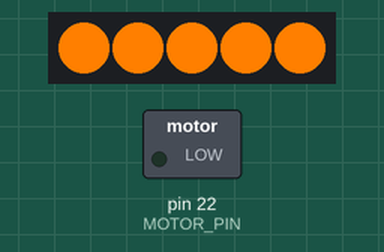
A sketch run on a simulated Arduino Mega 2560, built with avr-gcc and run on an emulated ATmega2560. Shown: 5 RGB LEDs in strip order, left to right, switched loads named in the sketch (green lamp = pin HIGH). What the sketch prints to the serial monitor is not drawn.

Above: at 0.1 s.
At 1.1 s:
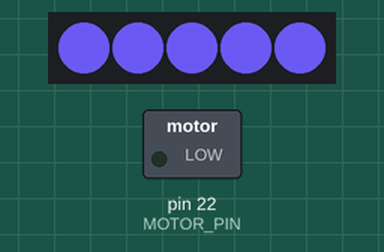
Timing chart, 0 to 130.0 s (numbered marks = the images above):
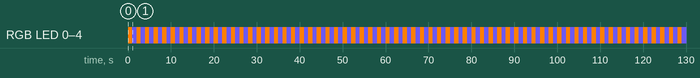

Measured:
- by itself, RGB LED 0–4: alternates RGB(255, 127, 0) for 1.0 s and RGB(96, 80, 220) for 1.0 s

The sketch:

Task3.ino
```cpp
/*BEE,Task 3 : Change the color of the bionic flower */

/*Library*/
#include <Arduino.h>
// LED's library
#include<FastLED.h>

/*GPIO*/
//Vibrating motor pin
#define MOTOR_PIN 22
//Hall sensor pin
#define HALL_PIN 21
//LED pin
#define LED_PIN 16

/*Variable*/
//If a magnet is detected; Magnet = 0. Otherwise Magnet = 1
int magnet;
//Number of the LEDs
#define NUM_LEDS 5

/*Obejct*/
//LED
CRGB leds[NUM_LEDS];

/* ************************************************************************/
/* ****************************** FUNCTION ********************************/
/* ************************************************************************/

//link RGB code : https://www.w3schools.com/colors/colors_picker.asp

//The color_day() function alloows to light the flower in yellow
void color_day()
{
  for (int i = 0; i < NUM_LEDS; i++) {
    leds[i] = CRGB(255,127,0);
  }
  FastLED.show();
}
//The color_night() function allows to light the flower in blue
void color_night()
{
  for (int i = 0; i < NUM_LEDS; i++) {
    leds[i] = CRGB(96,80,220);
  }
  FastLED.show();
}
//The black_color() function allows to turn off the bionic flower
void black_color()
{
  for (int i = 0; i < NUM_LEDS; i++) {
    leds[i] = CRGB(0,0,0);
  }
  FastLED.show();
}

/* ************************************************************************/
/* ***************************** SETUP FUNCTION ***************************/
/* ************************************************************************/
void setup()
{
 //Serial monitor communication
 Serial.begin(9600);
 Serial.println("Bee scenario : Task 3");

 //Define the vibrating motor as a output
 pinMode(MOTOR_PIN, OUTPUT);
 //Turn off the vibrating motor
 digitalWrite(MOTOR_PIN, LOW);

 //Define the hall sensor as a imput
 pinMode(HALL_PIN,INPUT);

 //LED initialisation
 FastLED.addLeds<NEOPIXEL,LED_PIN>(leds,NUM_LEDS);
 black_color();
}

/* ************************************************************************/
/* ***************************** LOOP FUNCTION ****************************/
/* ************************************************************************/
void loop()
{
   //Change the color of the bionic flower
    color_day();
    delay(1000);
    color_night();
    delay(1000);

//    //Read the hall sensor
//    magnet = digitalRead( HALL_PIN);
//    Serial.println("Magnet");
//    Serial.println(magnet);
//
//    //a magnet is detected
//    if (magnet == 0)
//    {//Turn on the vibrating motor
//      digitalWrite(MOTOR_PIN,HIGH);
//    }
//    //a magnet isn't detected
//    else
//    { //Turn off the vibrating motor
//      digitalWrite(MOTOR_PIN, LOW);
//    }
}
```
